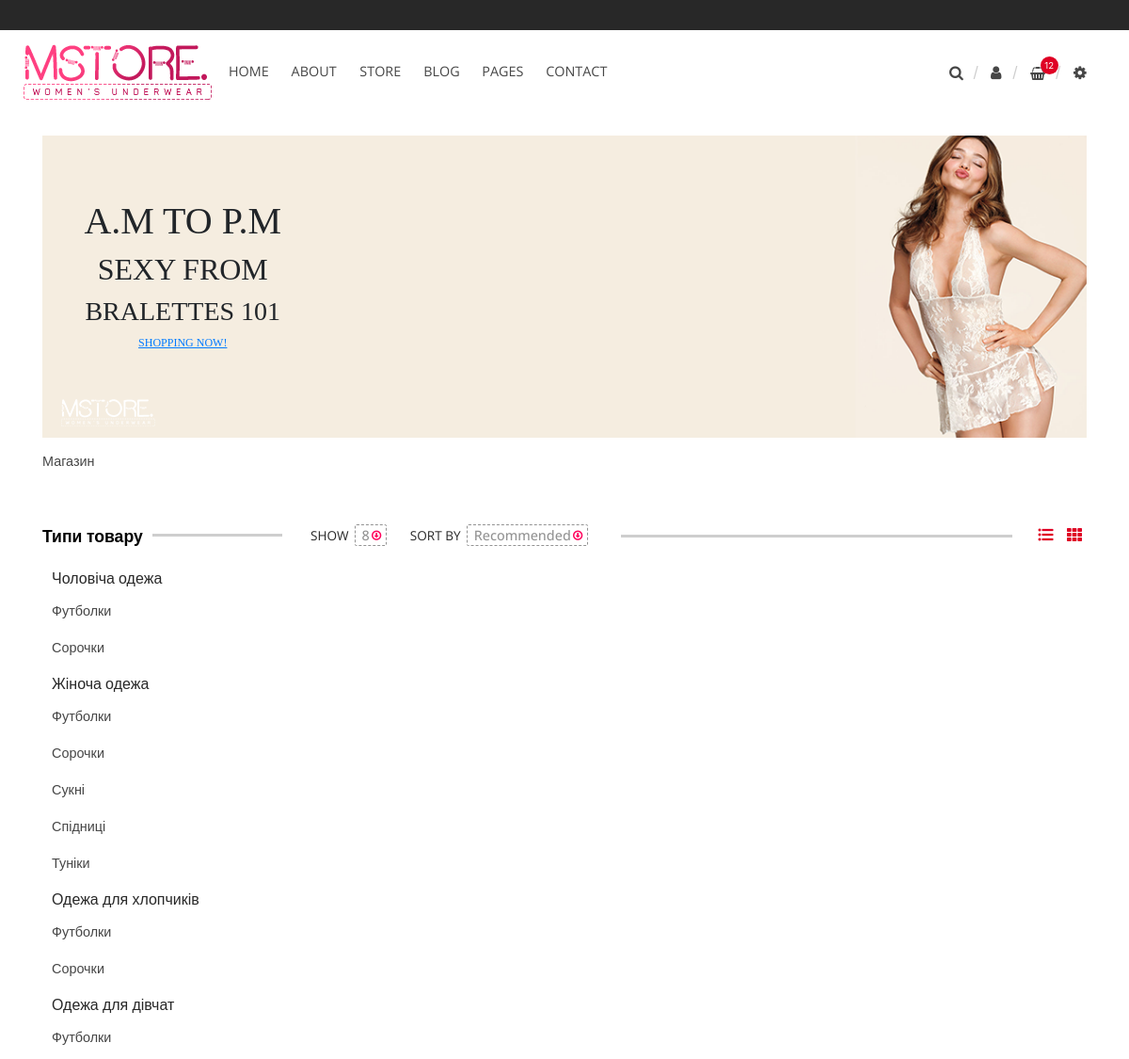
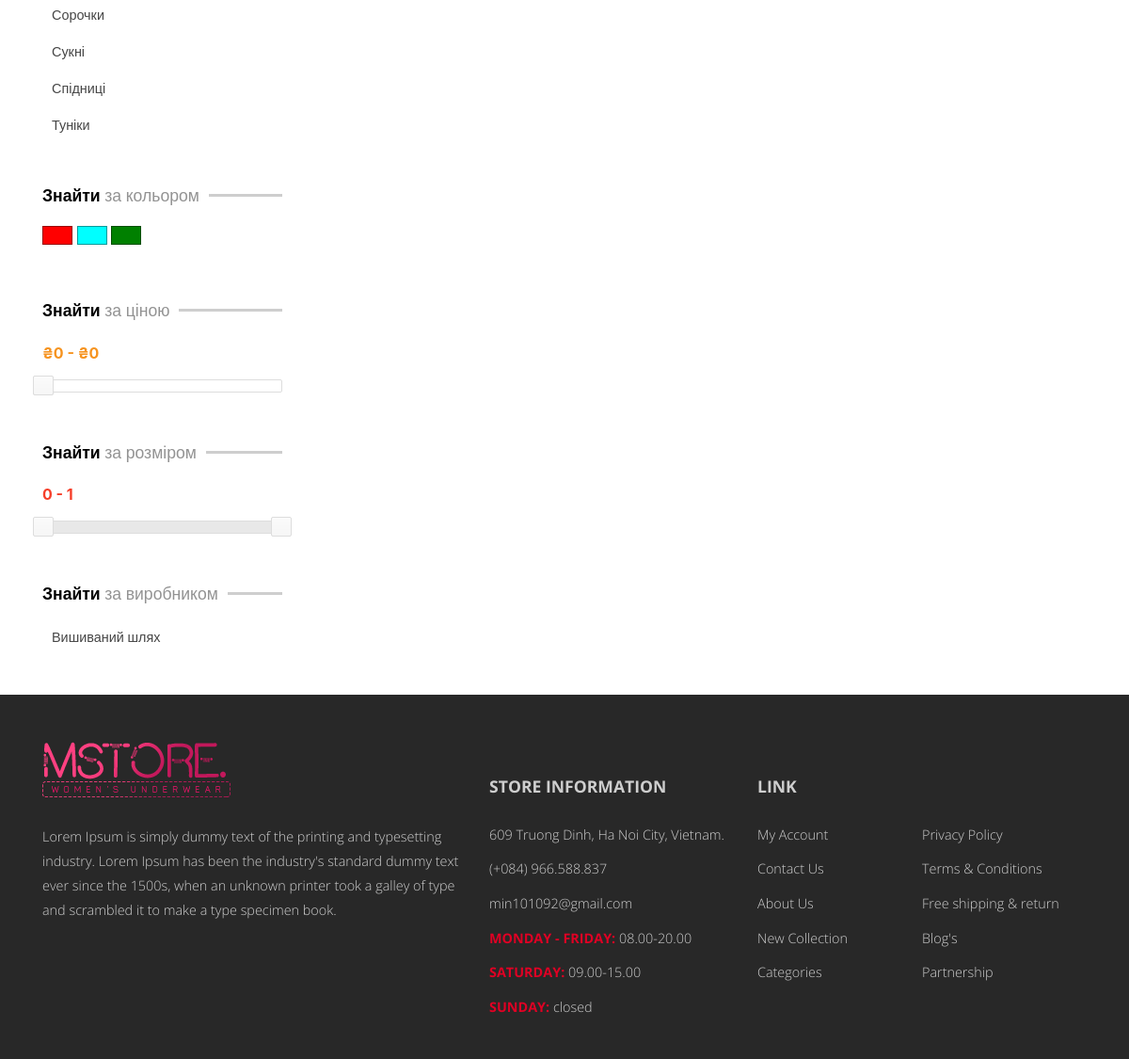
/shop/clothes/men_clothes/men_t_shirt, run on the app's committed database (2 pictures, top to bottom).
### product/models.py (models this page shows, shortened)
class Section(models.Model):
    name = models.CharField(default=None, max_length=100, verbose_name="назва")
    code_name = models.CharField(default=None, max_length=100, verbose_name="програмна назва")
    notes = models.TextField(default=None, blank=True, max_length=2000, verbose_name="примітки")
    department = models.ForeignKey(Department, on_delete=models.DO_NOTHING, default=None, verbose_name="відділ магазину")
    slug = models.SlugField(default=None, blank=True, null=True, max_length=30, verbose_name="URL в адресній стрічці броузера")
    image = models.ImageField(default=None, blank=True, null=True, verbose_name="зображення секції", upload_to=get_section_upload_path)
    class Meta:
        verbose_name = "секція відділу магазину"
        verbose_name_plural = "секції відділів магазину"
    def get_absolute_url(self):
        return reverse(
            'landing:section',
            kwargs={
                "department_slug": self.department.slug,
                "section_slug": self.slug
            }
        )
    def get_item_types(self):
        return self.itemtype_set.all()

class ItemType(models.Model):
    name = models.CharField(default=None, max_length=100, verbose_name="назва типу товару")
    name_plural = models.CharField(default=None, max_length=100, verbose_name="назва типу товару у множині")
    code_name = models.CharField(default=None, max_length=100, verbose_name="програмна назва")
    notes = models.TextField(default=None, blank=True, max_length=2000, verbose_name="примітки")
    section = models.ForeignKey(Section, on_delete=models.DO_NOTHING, default=None, verbose_name="секція магазину")
    slug = models.SlugField(default=None, blank=True, null=True, max_length=30, verbose_name="URL в адресній стрічці броузера")
    image = models.ImageField(default=None, blank=True, null=True, verbose_name="зображення секції", upload_to=get_item_upload_path)
    icon = models.ImageField(default=None, blank=True, null=True, verbose_name="іконка секції", upload_to=get_item_upload_path)
    class Meta:
        verbose_name = "тип товару"
        verbose_name_plural = "типи товарів"
    def get_absolute_url(self):
        return reverse(
            'landing:item_type',
            kwargs={
                "department_slug": self.section.department.slug,
                "section_slug": self.section.slug,
                "item_type_slug": self.slug
            }
        )
    def get_items(self):
        return self.item_set.all().order_by('created')

### properties/models.py (models this page shows, shortened)
class Brand(models.Model):
    name = models.CharField(verbose_name="виробник", max_length=30)
    description = models.TextField(verbose_name="опис", max_length=30000)
    class Meta:
        verbose_name = "виробник"
        verbose_name_plural = "виробники"

### landing/views.py (the view)
# urls.py: path('shop/<slug:department_slug>/<slug:section_slug>/<slug:item_type_slug>', item_type, name='item_type'),
def item_type(request, department_slug, section_slug, item_type_slug):
    department_obj = get_object_or_404(Department, slug=department_slug)
    sections = department_obj.get_sections()
    sections_and_item_types = {}
    for sec in sections:
        for it in sec.get_item_types():
            if sec in sections_and_item_types:
                sections_and_item_types[sec].append(it)
            else:
                sections_and_item_types[sec] = [it]
    fabrics = Fabric.objects.all()
    genders = Gender.objects.all()
    colors = Color.objects.all()
    brands = Brand.objects.all()
    sizes = Size.objects.all()
    item_type_obj = get_object_or_404(ItemType, slug=item_type_slug)
    items_list = item_type_obj.get_items()
    min_price = items_list.aggregate(Min('price'))
    max_price = items_list.aggregate(Max('price'))
    try:
        min_price = int(min_price['price__min'])
        max_price = int(max_price['price__max'])
    except TypeError:
        min_price, max_price = 0, 0
    return render(request, 'landing/item_type.html', locals())

### product/models.py (called while the page is built)
    def get_sections(self):
        return self.section_set.all()

### templates/landing/item_type.html (shortened to what this page needs)
{% extends 'base.html' %}
{% block content %}
{% load static %}
{% include 'landing/shop__top_banner.html' %}
<div class="row breadcrumbs">
    <div class="wrapper col-md-12">
        <div class="inner">
            <a href="{% url 'landing:home' %}">Магазин</a>
        </div>
    </div>
</div>
<div class="row shop-catalogue">
    <div class="col-4 col-sm-3 sidebar">
        <div class="attribute categories">
            <div class="header-wrapper">
                <div class="header">Типи товару</div>
                <div class="line"></div>
            </div>
            {% for sec, it_types in sections_and_item_types.items %}
                    <a href="{{ sec.get_absolute_url }}" class="category-header">{{ sec.name | capfirst }}</a>
                    <ul>
                        {% for it_type in it_types %}
                            <li><a href="{{ it_type.get_absolute_url }}">{{ it_type.name_plural | capfirst }}</a></li>
                        {% endfor %}
                    </ul>
            {% endfor %}
        </div>
        <div class="attribute color">
            <div class="header-wrapper">
                <div class="header"><span class="bold">Знайти </span><span class="thin">за кольором</span></div>
                <div class="line"></div>
            </div>
            <div class="color red">
                <a href="#" class="color-inner"></a>
            </div>
            <div class="color blue">
                <a href="#" class="color-inner"></a>
            </div>
            <div class="color green">
                <a href="#" class="color-inner"></a>
            </div>
        </div>
        <div class="attribute price-range">
            <div class="header-wrapper">
                <div class="header"><span class="bold">Знайти </span><span class="thin">за ціною</span></div>
                <div class="line"></div>
            </div>
            <div class="slider">
                <p>
                    <input type="text" id="price-amount" readonly style="border:0; color:#f6931f; font-weight:bold;">
                </p>
                <div id="slider-price-range"></div>
            </div>
        </div>
        <div class="attribute size-range">
            <div class="header-wrapper">
                <div class="header"><span class="bold">Знайти </span><span class="thin">за розміром</span></div>
                <div class="line"></div>
            </div>
            <div class="slider">
                <p>
                    <input type="text" id="size-amount" readonly style="border:0; color:#f63e29; font-weight:bold;">
                </p>
                <div id="slider-size-range"></div>
            </div>
        </div>
        <div class="attribute brands">
            <div class="header-wrapper">
                <div class="header"><span class="bold">Знайти </span><span class="thin">за виробником</span></div>
                <div class="line"></div>
            </div>
            <ul>
                {% for brand in brands %}
                    <li><a href="#">{{ brand.name | capfirst }}</a></li>
                {% endfor %}
            </ul>
        </div>
    </div>
    <div class="col-8 col-sm-9 content">
        <div class="header-wrapper">
            <div class="header">
                <div class="option show">
                    <div class="name">SHOW</div>
                    <div class="controlgroup show">
                    </div>
                </div>
                <div class="option sort-by">
                    <div class="name">SORT BY</div>
                    <div class="controlgroup show">
                    </div>
                </div>
            </div>
            <div class="line"></div>
            <div class="view-icons">
                <div class="icon">
                    <a class="list-view" href="#"><i class="fas fa-list-ul"></i></a>
                </div>
                <div class="icon">
                    <a class="grid-view" href="#"><i class="fas fa-th"></i></a>
                </div>
            </div>
        </div>
    </div>
</div>
{% endblock %}

### data on the page
Section: name "Чоловіча одежа"
ItemType: name_plural "Футболки"
ItemType: name_plural "Сорочки"
Section: name "Жіноча одежа"
ItemType: name_plural "Футболки"
ItemType: name_plural "Сорочки"
ItemType: name_plural "Сукні"
ItemType: name_plural "Спідниці"
ItemType: name_plural "Туніки"
Section: name "Одежа для хлопчиків"
ItemType: name_plural "Футболки"
ItemType: name_plural "Сорочки"
Section: name "Одежа для дівчат"
ItemType: name_plural "Футболки"
ItemType: name_plural "Сорочки"
ItemType: name_plural "Сукні"
ItemType: name_plural "Спідниці"
ItemType: name_plural "Туніки"
Brand: name "Вишиваний шлях"
